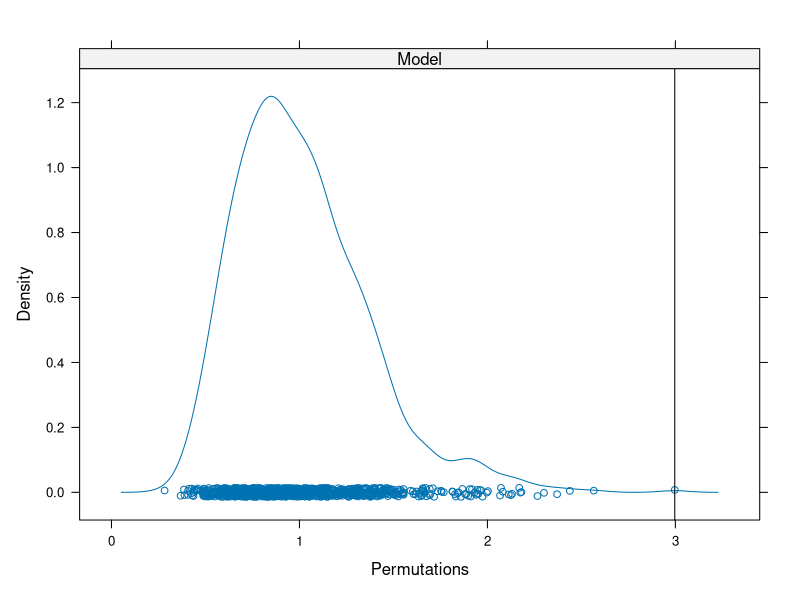
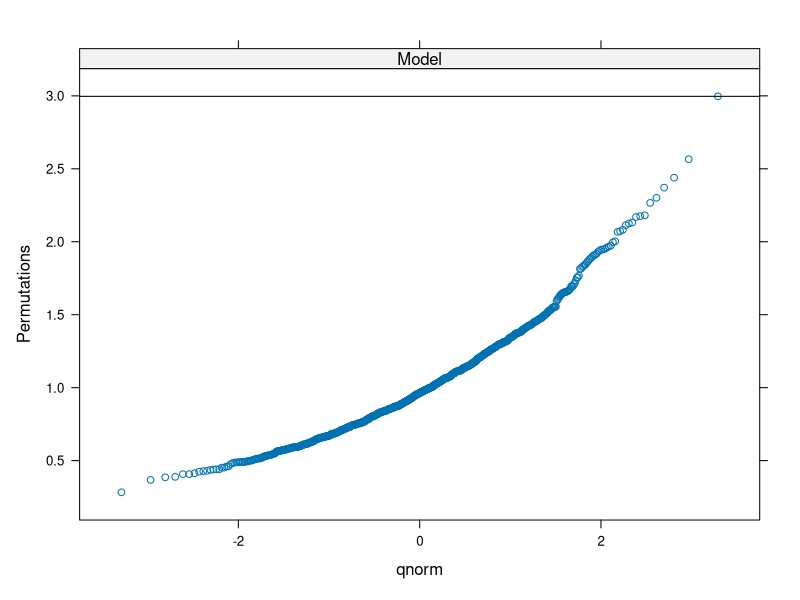
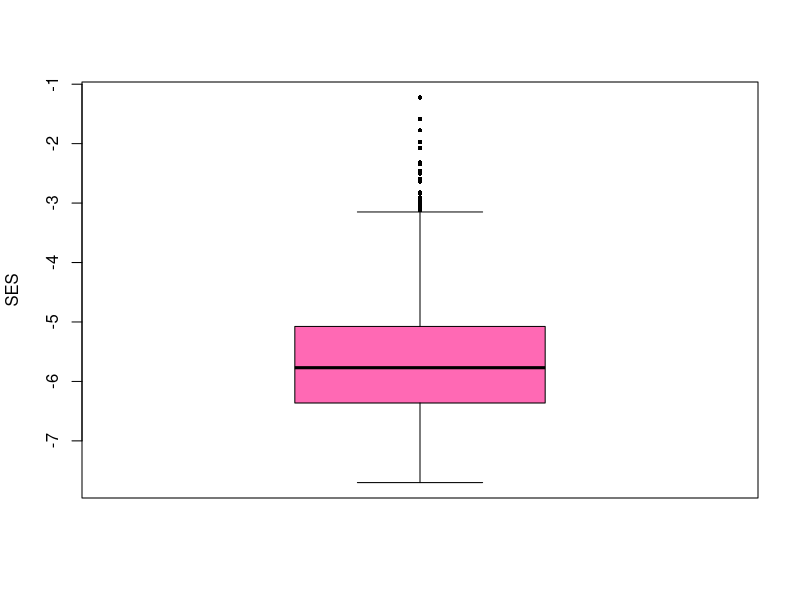

These charts were generated, in order, by the following R code:
library(vegan)


### Name: permustats
### Title: Extract, Analyse and Display Permutation Results
### Aliases: permustats permustats.adonis permustats.anosim
###   permustats.anova.cca permustats.CCorA permustats.envfit
###   permustats.factorfit permustats.mantel permustats.mrpp permustats.mso
###   permustats.oecosimu permustats.ordiareatest
###   permustats.permutest.betadisper permustats.permutest.cca
###   permustats.protest permustats.vectorfit summary.permustats
###   c.permustats densityplot.permustats density.permustats
###   qqnorm.permustats qqmath.permustats boxplot.permustats
### Keywords: distribution smooth

### ** Examples

data(dune, dune.env)
mod <- adonis2(dune ~ Management + A1, data = dune.env)
## use permustats
perm <- permustats(mod)
summary(perm)
densityplot(perm)
qqmath(perm)
boxplot(perm, scale=TRUE, lty=1, pch=16, cex=0.6, col="hotpink", ylab="SES")
abline(h=0, col="skyblue")
## example of multiple types of statistic
mod <- with(dune.env, betadisper(vegdist(dune), Management))
pmod <- permutest(mod, nperm = 99, pairwise = TRUE)
perm <- permustats(pmod)
summary(perm, interval = 0.90)
